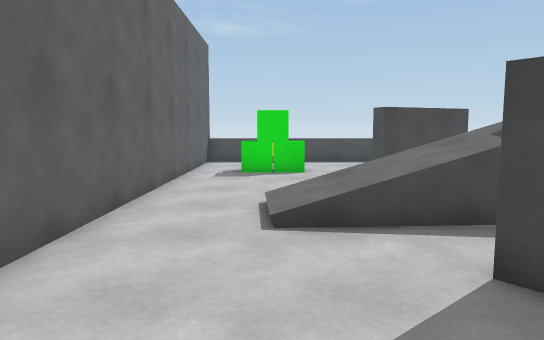
[1] (above)

14 first-person views from a walk through a 3-D level made in the Unity game engine. The camera is 1.4 m above the floor, tilts 6° down and sees 70° across. The floor is counted in squares, 1 m on a side. Each view is taken from the middle of a square. On the plan, view 1 faces up. The plan holds only what a view shows up to about 16 squares ahead; the rest is blank. The player character is not drawn.

[2]
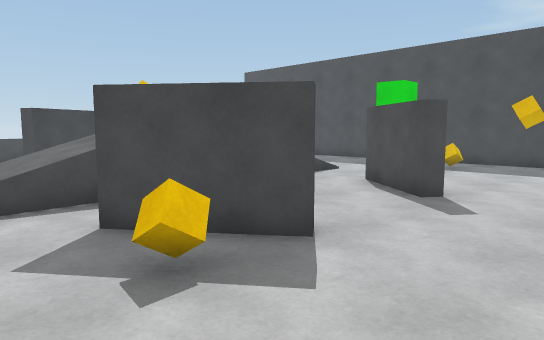

[3]
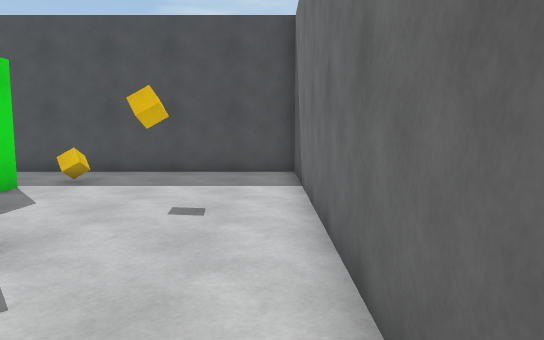

[4]
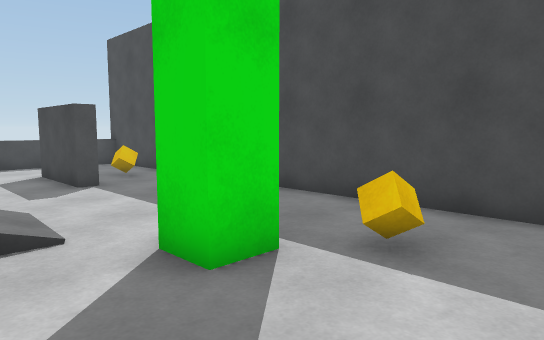

[5]
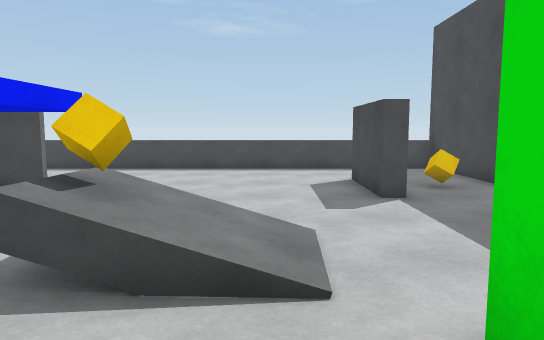

[6]
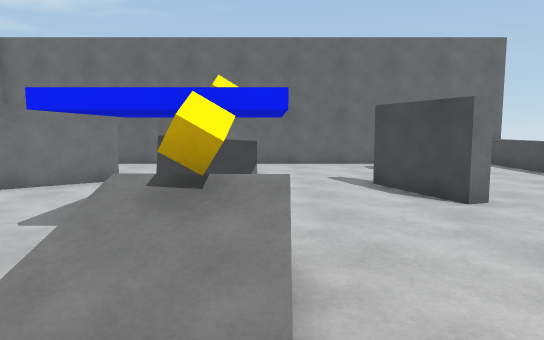

[7]
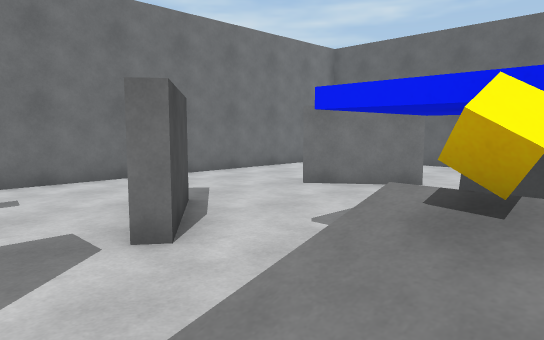

[8]
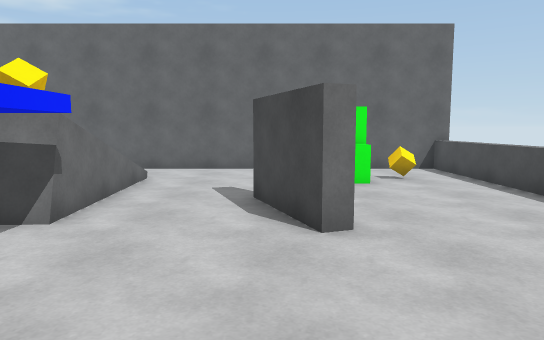

[9]
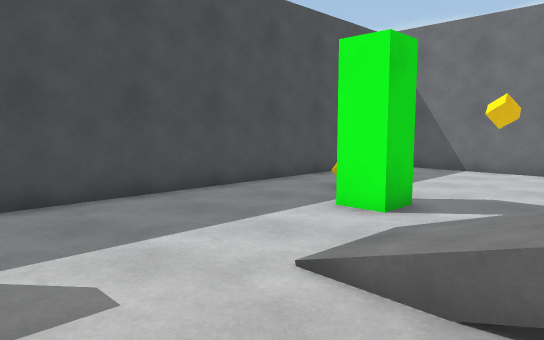

[10]
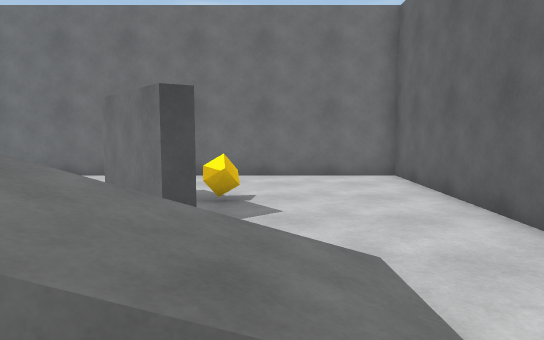

[11]
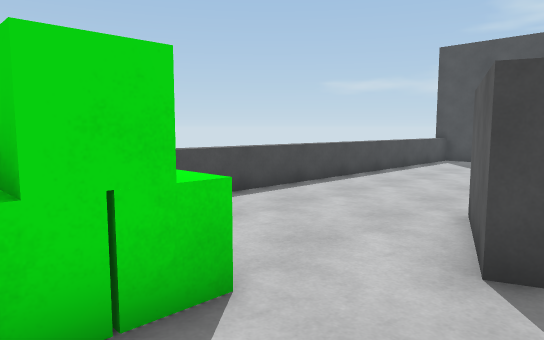

[12]
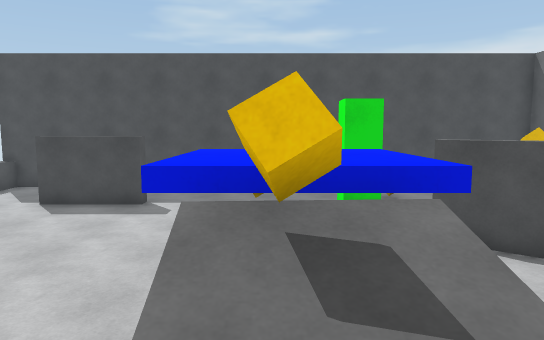

[13]
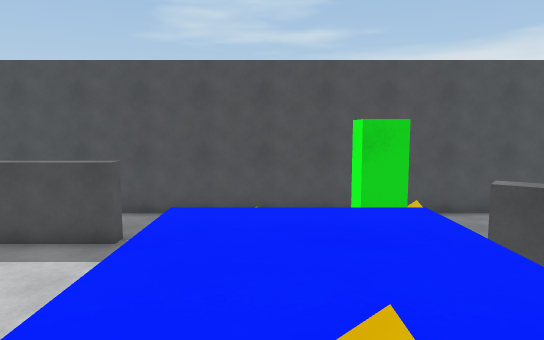

[14]
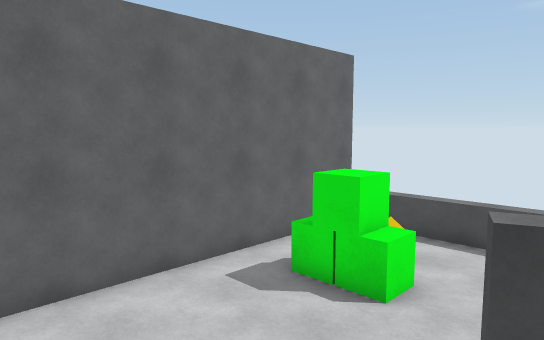

### Floor plan
Key: @ floor where view 1 was taken; # wall or solid block; x gap in a wall; . floor; / step, stairs or slope; = window, fence, low wall or low ledge; ^ raised ledge; v drop or lower ground; O other object.
Columns run from 3 left of view 1 to 17 right of it. Each row starts with its distance up from view 1.
 17 #===================#
 16 #...................#
 15 #..O................#
 14 #...................#
 13 #.OOO...........# ..#
 12 #.......#.......# O.#
 11 #.....###.......##..#
 10 #...................#
  9 #...................#
  8 #......#x^^^==/.....#
  7 #../////O^^^O//.....#
  6 #../////v^^^///.....#
  5 #......  ^^^...OO...#
  4 #..............OO...#
  3 #.....#.....##...O..#
  2 #.....##...##.......#
  1 #....O..............#
  0 #..@................#
 -1 #...................#
 -2 #...................#
 -3 #####################

Where each view was taken, in squares from view 1:
view 1: 0 up, 0 right, facing up
view 2: 2 down, 0 right, facing up-right
view 3: 2 down, 4 right, facing right
view 4: 1 up, 10 right, facing up-right
view 5: 3 up, 11 right, facing up
view 6: 8 up, 13 right, facing left
view 7: 8 up, 12 right, facing down-left
view 8: 11 up, 11 right, facing left
view 9: 11 up, 9 right, facing down-right
view 10: 9 up, 1 right, facing down
view 11: 10 up, 1 left, facing up-right
view 12: 7 up, 2 right, facing right
view 13: 7 up, 4 right, facing right
view 14: 7 up, 4 right, facing up-left
